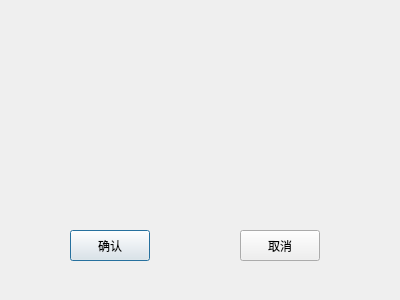
<?xml version="1.0" encoding="UTF-8"?>
<ui version="4.0">
 <class>DlgConfirm</class>
 <widget class="QDialog" name="DlgConfirm">
  <property name="geometry">
   <rect>
    <x>0</x>
    <y>0</y>
    <width>400</width>
    <height>300</height>
   </rect>
  </property>
  <property name="windowTitle">
   <string>Dialog</string>
  </property>
  <widget class="QPushButton" name="pushButton">
   <property name="geometry">
    <rect>
     <x>70</x>
     <y>230</y>
     <width>80</width>
     <height>31</height>
    </rect>
   </property>
   <property name="text">
    <string>确认</string>
   </property>
  </widget>
  <widget class="QPushButton" name="pushButton_2">
   <property name="geometry">
    <rect>
     <x>240</x>
     <y>230</y>
     <width>80</width>
     <height>31</height>
    </rect>
   </property>
   <property name="text">
    <string>取消</string>
   </property>
  </widget>
  <widget class="QLabel" name="label">
   <property name="geometry">
    <rect>
     <x>50</x>
     <y>70</y>
     <width>291</width>
     <height>71</height>
    </rect>
   </property>
   <property name="text">
    <string/>
   </property>
  </widget>
 </widget>
 <resources/>
 <connections>
  <connection>
   <sender>pushButton</sender>
   <signal>clicked()</signal>
   <receiver>DlgConfirm</receiver>
   <slot>accept()</slot>
   <hints>
    <hint type="sourcelabel">
     <x>126</x>
     <y>238</y>
    </hint>
    <hint type="destinationlabel">
     <x>78</x>
     <y>142</y>
    </hint>
   </hints>
  </connection>
  <connection>
   <sender>pushButton_2</sender>
   <signal>clicked()</signal>
   <receiver>DlgConfirm</receiver>
   <slot>reject()</slot>
   <hints>
    <hint type="sourcelabel">
     <x>275</x>
     <y>244</y>
    </hint>
    <hint type="destinationlabel">
     <x>355</x>
     <y>146</y>
    </hint>
   </hints>
  </connection>
 </connections>
</ui>
